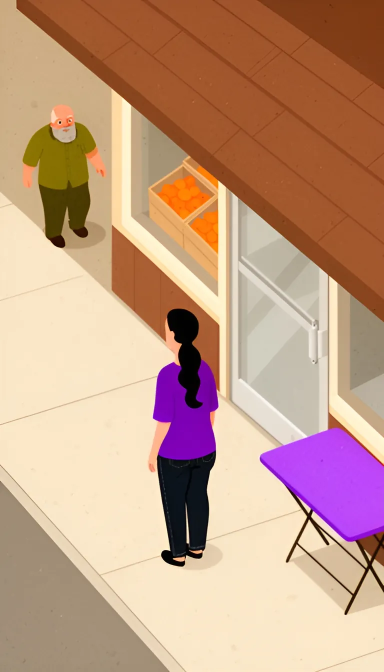
#> input picture wdpfxqlsvp/sig/img/aerial-dwayne.webp, 768 x 1344 px (shown at 1/2 size)
$ python clothsign.py ../../../../wdpfxqlsvp/sig/img/aerial-dwayne.webp ../../../../wdpfxqlsvp/sig/img/aerial-hank.webp 5 5
#> lines starting #> are read from the running program, lines starting #| are printed output that depends on the picture; after the words box and inside, x2 and y2 are one past the last pixel; in counts of white or black regions, pixels touching at a corner belong together
# clothsign.py: the drive's name on the table's cloth (rule 67, Robert, Nov 21, 2026, 12:56 PM: "The table should also have the
# libraries for all" sign), in white on the purple cloth's front, in the course's type (Figtree, heavy)
import sys, numpy as np
from PIL import Image, ImageDraw, ImageFont
FONT = "/home/claude/fonts/Figtree.ttf"
def sign(src, dst, y_lo, y_hi):
#> called with y_lo = 5, y_hi = 5
    im = Image.open(src).convert("RGB"); a = np.asarray(im).astype(int)
#> in sign, im is the input picture: PIL image 768x1344 RGB; mean R, G, B 195.3, 155.5, 131.5
    r, g, b = a[..., 0], a[..., 1], a[..., 2]
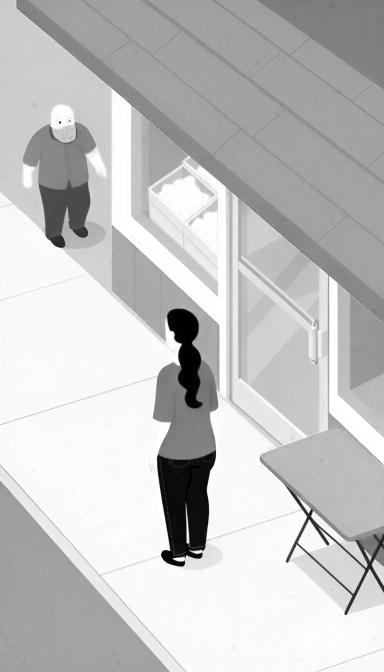
#> r: shape (1344, 768) int64 (shown at 1/2 size); min 0, max 255, mean 195.3
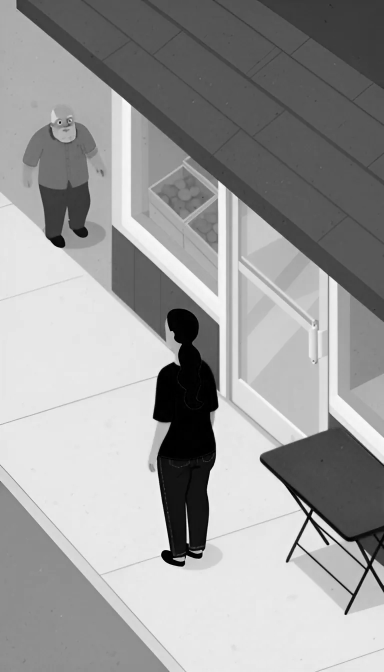
#> g: shape (1344, 768) int64 (shown at 1/2 size); min 0, max 255, mean 155.5
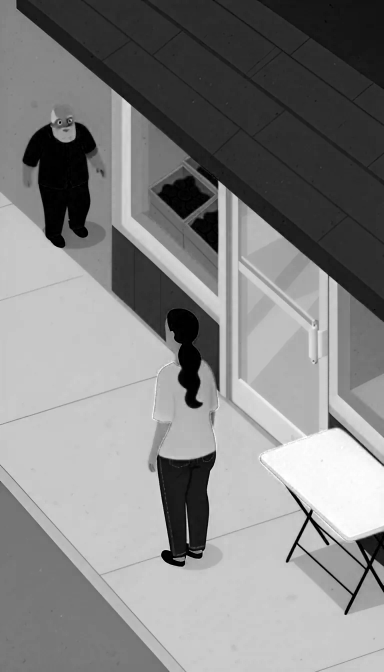
#> b: shape (1344, 768) int64 (shown at 1/2 size); min 0, max 255, mean 131.5
    purple = (b > g + 25) & (r > g + 15)
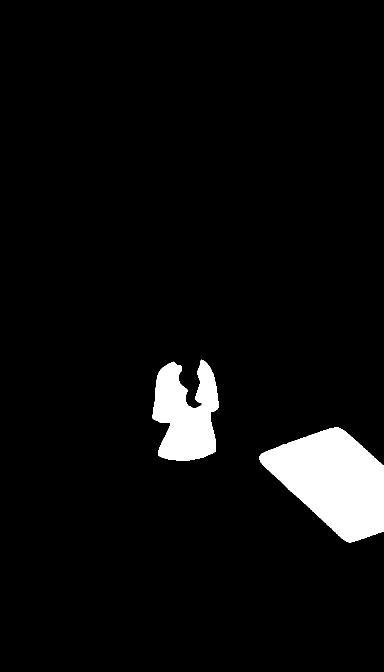
#> purple: shape (1344, 768) bool (shown at 1/2 size); 5.2% white; 2 white regions, box (x1, y1, x2, y2) and area: (519, 855, 768, 1085) 35454, (305, 719, 438, 921) 18557
    band = purple[y_lo:y_hi]
#> band = empty array
    cols = np.nonzero(band.mean(0) > 0.6)[0]
#> cols = empty array
#> (the run stopped early here; a loop or call above may not have finished)

$ run again, on wdpfxqlsvp/sig/img/aerial-ines-stroller.webp
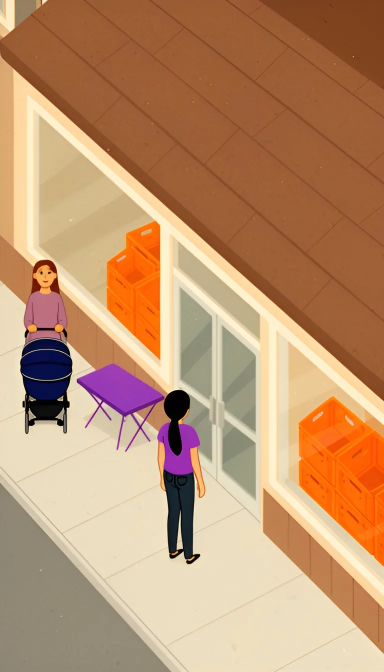
#> input picture wdpfxqlsvp/sig/img/aerial-ines-stroller.webp, 768 x 1344 px (shown at 1/2 size)
#> in sign, im is the input picture: PIL image 768x1344 RGB; mean R, G, B 189.7, 146.8, 110.3
#> in sign, `r, g, b = a[..., 0], a[..., 1], a[..., 2]`:
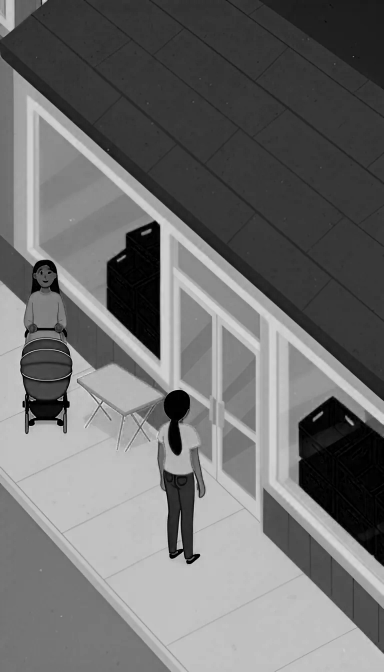
#> b: shape (1344, 768) int64 (shown at 1/2 size); min 0, max 254, mean 110.3
#> in sign, `purple = (b > g + 25) & (r > g + 15)`:
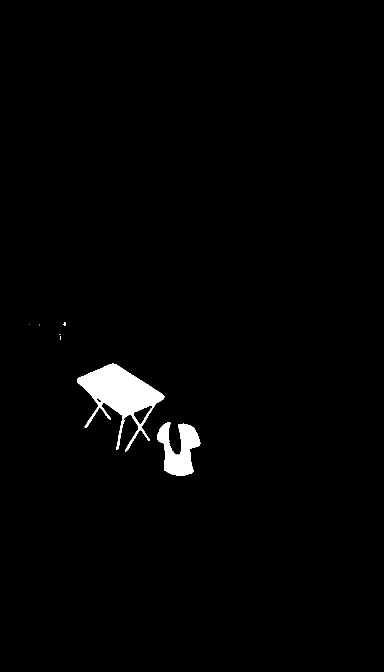
#> purple: shape (1344, 768) bool (shown at 1/2 size); 1.6% white; 7 white regions (4 under 20 px), largest, box (x1, y1, x2, y2) and area: (154, 727, 329, 903) 11524, (314, 844, 401, 951) 5160, (126, 644, 132, 652) 25
#> band = empty array

$ run again, on wdpfxqlsvp/sig/img/aerial-luis.webp
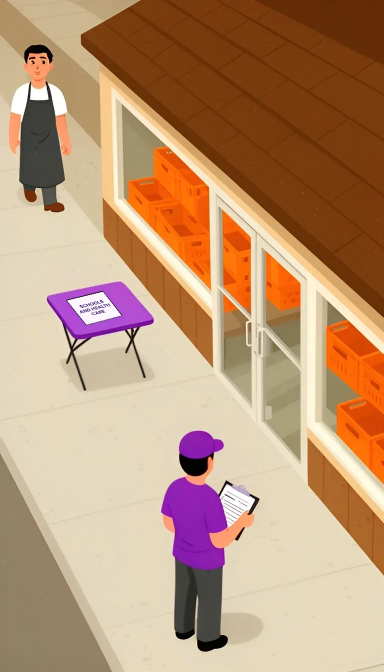
#> input picture wdpfxqlsvp/sig/img/aerial-luis.webp, 768 x 1344 px (shown at 1/2 size)
#> in sign, im is the input picture: PIL image 768x1344 RGB; mean R, G, B 188, 149.8, 117.7
#> in sign, `r, g, b = a[..., 0], a[..., 1], a[..., 2]`:
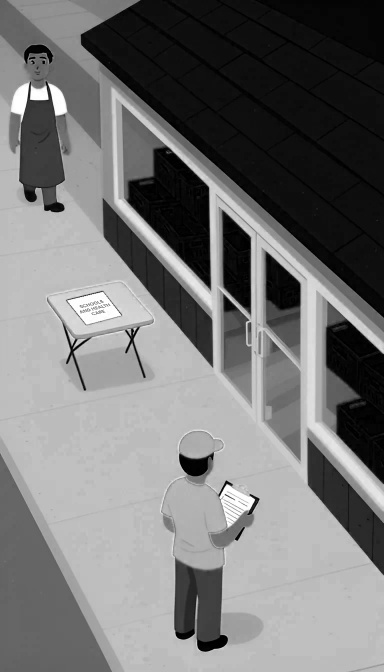
#> b: shape (1344, 768) int64 (shown at 1/2 size); min 0, max 255, mean 117.7
#> in sign, `purple = (b > g + 25) & (r > g + 15)`:
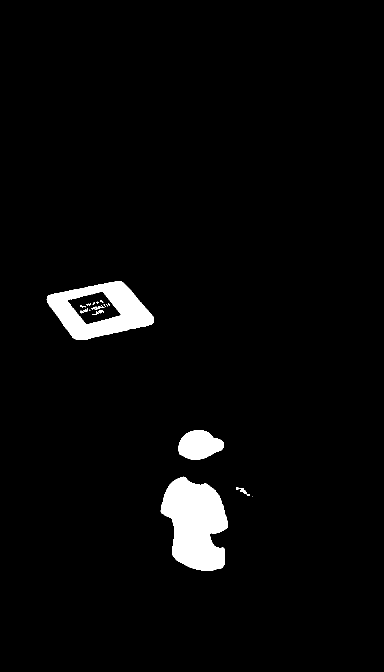
#> purple: shape (1344, 768) bool (shown at 1/2 size); 3.3% white; 21 white regions (10 under 20 px), largest, box (x1, y1, x2, y2) and area: (321, 953, 456, 1142) 17498, (93, 562, 308, 680) 12529, (357, 860, 448, 919) 3904
#> band = empty array
